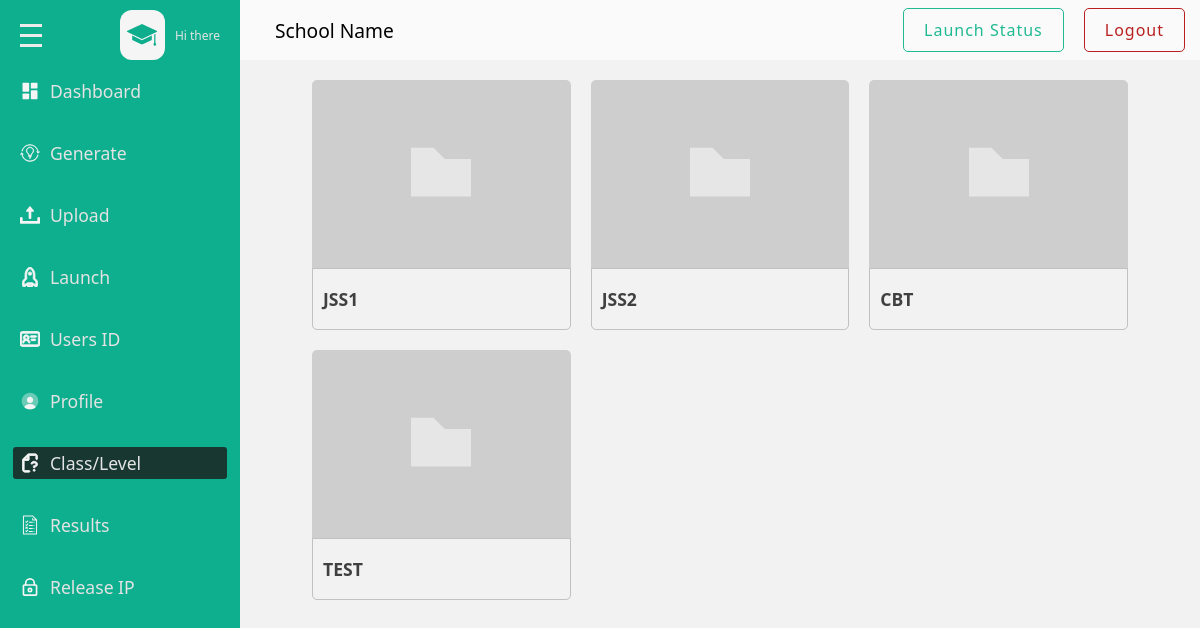
Before: /admins/question with the older database file.
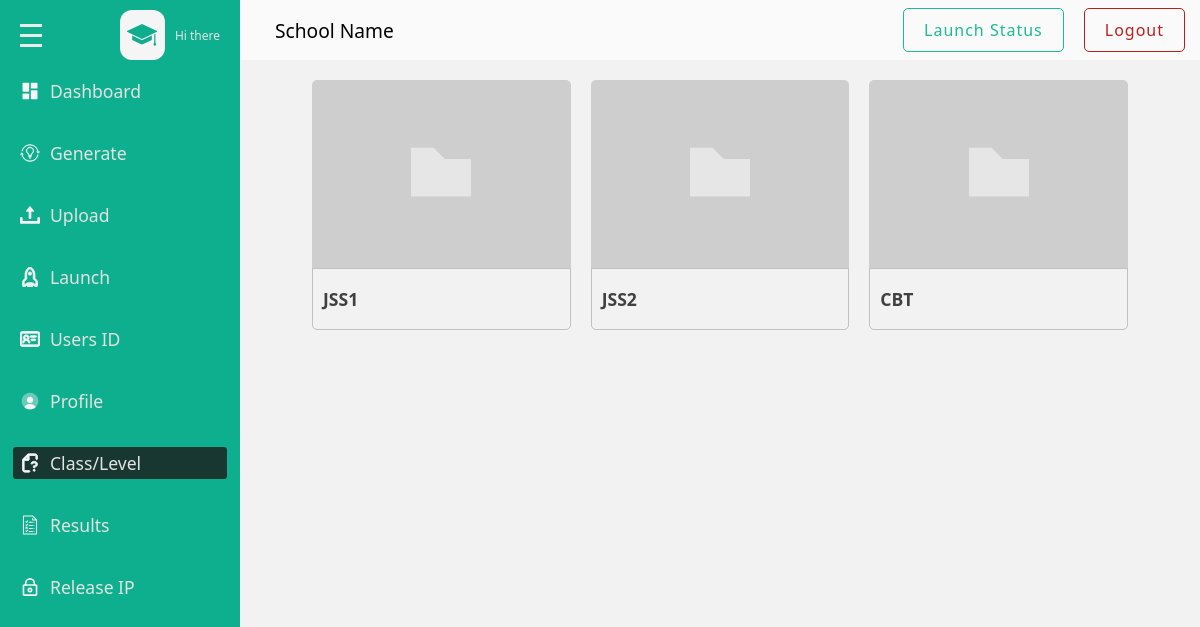
After: the same page with the newer database file.
### base/models.py (models this page shows, shortened)
class ClassOrLevel(models.Model):
    CLASS_LEVEL_CHOICES = [
        ('jss1', 'JSS 1'),
        ('jss2', 'JSS 2'),
        ('jss3', 'JSS 3'),
        ('sss1', 'SSS 1'),
        ('sss2', 'SSS 2'),
        ('sss3', 'SSS 3'),
        ('cbt', 'CBT'),
        ('Test','Test'),
        ('level 100', 'Level 100'),
        ('level 200', 'Level 200'),
        ('level 300', 'Level 300'),
        ('level 400', 'Level 400'),
    ]
    name = models.CharField(max_length=20, choices=CLASS_LEVEL_CHOICES)

### admins/views.py (the view)
# urls.py: path('question',views.question,name='question'),
def question(request):
    school_name =get_object_or_404(Name_School)
    classes = ClassOrLevel.objects.all()
    context ={
        'subject':subject,
        'school_name':school_name,
        'classes':classes,
    }
    return render (request, 'admins/question.html',context)

### base/templates/admins/question.html (shortened to what the changed rows need)
{% load static %}
<!DOCTYPE html>
<html lang="en">
<head>
    <link rel = "stylesheet" href = "{% static 'css/style.css' %}"/>
</head>
<body>
    <div class = "page">
        <div class = "wrapper">
                                <!DOCTYPE svg PUBLIC "-//W3C//DTD SVG 1.1//EN" "http://www.w3.org/Graphics/SVG/1.1/DTD/svg11.dtd">
                                <!DOCTYPE svg PUBLIC "-//W3C//DTD SVG 1.1//EN" "http://www.w3.org/Graphics/SVG/1.1/DTD/svg11.dtd">
                                <!DOCTYPE svg PUBLIC "-//W3C//DTD SVG 1.1//EN" "http://www.w3.org/Graphics/SVG/1.1/DTD/svg11.dtd">
                                <!DOCTYPE svg PUBLIC "-//W3C//DTD SVG 1.1//EN" "http://www.w3.org/Graphics/SVG/1.1/DTD/svg11.dtd">
                                <!DOCTYPE svg PUBLIC "-//W3C//DTD SVG 1.1//EN" "http://www.w3.org/Graphics/SVG/1.1/DTD/svg11.dtd">
                                <!DOCTYPE svg PUBLIC "-//W3C//DTD SVG 1.1//EN" "http://www.w3.org/Graphics/SVG/1.1/DTD/svg11.dtd">
                                <!DOCTYPE svg PUBLIC "-//W3C//DTD SVG 1.1//EN" "http://www.w3.org/Graphics/SVG/1.1/DTD/svg11.dtd">
                                <!DOCTYPE svg PUBLIC "-//W3C//DTD SVG 1.1//EN" "http://www.w3.org/Graphics/SVG/1.1/DTD/svg11.dtd">
                                <!DOCTYPE svg PUBLIC "-//W3C//DTD SVG 1.1//EN" "http://www.w3.org/Graphics/SVG/1.1/DTD/svg11.dtd">
                                <!DOCTYPE svg PUBLIC "-//W3C//DTD SVG 1.1//EN" "http://www.w3.org/Graphics/SVG/1.1/DTD/svg11.dtd">
            <div class = "main-content">
                <div class = "question-pdf-box-wrapper">
                    {% for classes in classes %}
                    <div class= "question-pdf-box">
                        <a  href  = "{% url 'admins:term' classes.pk%}" class = "pdf-graphics flex-center">
                            <!DOCTYPE svg PUBLIC "-//W3C//DTD SVG 1.1//EN" "http://www.w3.org/Graphics/SVG/1.1/DTD/svg11.dtd">
                        </a>
                        <div class="question-pdf-details flex">
                            <h3 class ="question-pdf-name">{{classes.name|upper}}</h3>
                        </div>
                    </div>
                    {% endfor %}
                </div>
            </div>
        </div>
    </div>
</body>
</html>

Changed rows visible on the page:
removed ClassOrLevel: name "TEST"
